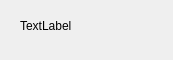
<?xml version="1.0" encoding="UTF-8"?>
<ui version="4.0">
 <class>PopupWidget</class>
 <widget class="QWidget" name="PopupWidget">
  <property name="geometry">
   <rect>
    <x>0</x>
    <y>0</y>
    <width>173</width>
    <height>60</height>
   </rect>
  </property>
  <property name="windowTitle">
   <string>Form</string>
  </property>
  <widget class="QLabel" name="textLabel">
   <property name="geometry">
    <rect>
     <x>20</x>
     <y>10</y>
     <width>131</width>
     <height>31</height>
    </rect>
   </property>
   <property name="text">
    <string>TextLabel</string>
   </property>
  </widget>
 </widget>
 <resources/>
 <connections/>
</ui>
